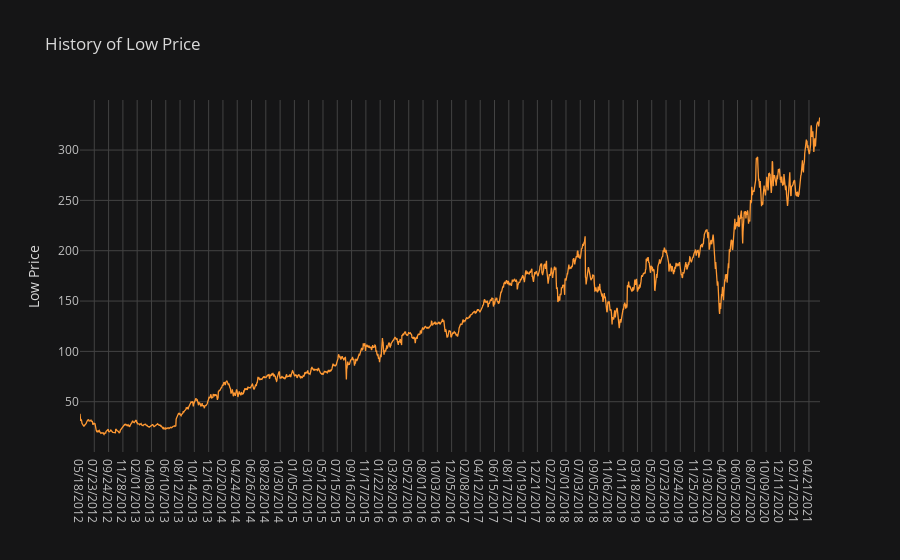

Source (notebook cell):
### Code cell
reversed_data.iplot(y="N_Low",yTitle="Low Price",title='History of Low Price')

### Figure 1 — Plotly figure (JSON) as saved in the notebook; plotly's stock layout.template omitted (floating-point values rounded to 4 significant figures; data arrays with more than 128 entries replaced by an {"elided": "..."} marker saying what was removed)
{"data": [{"line": {"color": "rgba(255, 153, 51, 1.0)", "dash": "solid", "shape": "linear", "width": 1.3}, "mode": "lines", "name": "N_Low", "text": "", "type": "scatter", "x": {"elided": "2279 str values"}, "y": {"elided": "2279 float values"}}], "layout": {"legend": {"bgcolor": "#151516", "font": {"color": "#D9D9D9"}}, "paper_bgcolor": "#151516", "plot_bgcolor": "#151516", "title": {"font": {"color": "#D9D9D9"}, "text": "History of Low Price"}, "xaxis": {"gridcolor": "#434343", "showgrid": true, "tickfont": {"color": "#C2C2C2"}, "title": {"font": {"color": "#D9D9D9"}, "text": ""}, "zerolinecolor": "#666570"}, "yaxis": {"gridcolor": "#434343", "showgrid": true, "tickfont": {"color": "#C2C2C2"}, "title": {"font": {"color": "#D9D9D9"}, "text": "Low Price"}, "zerolinecolor": "#666570"}}}
